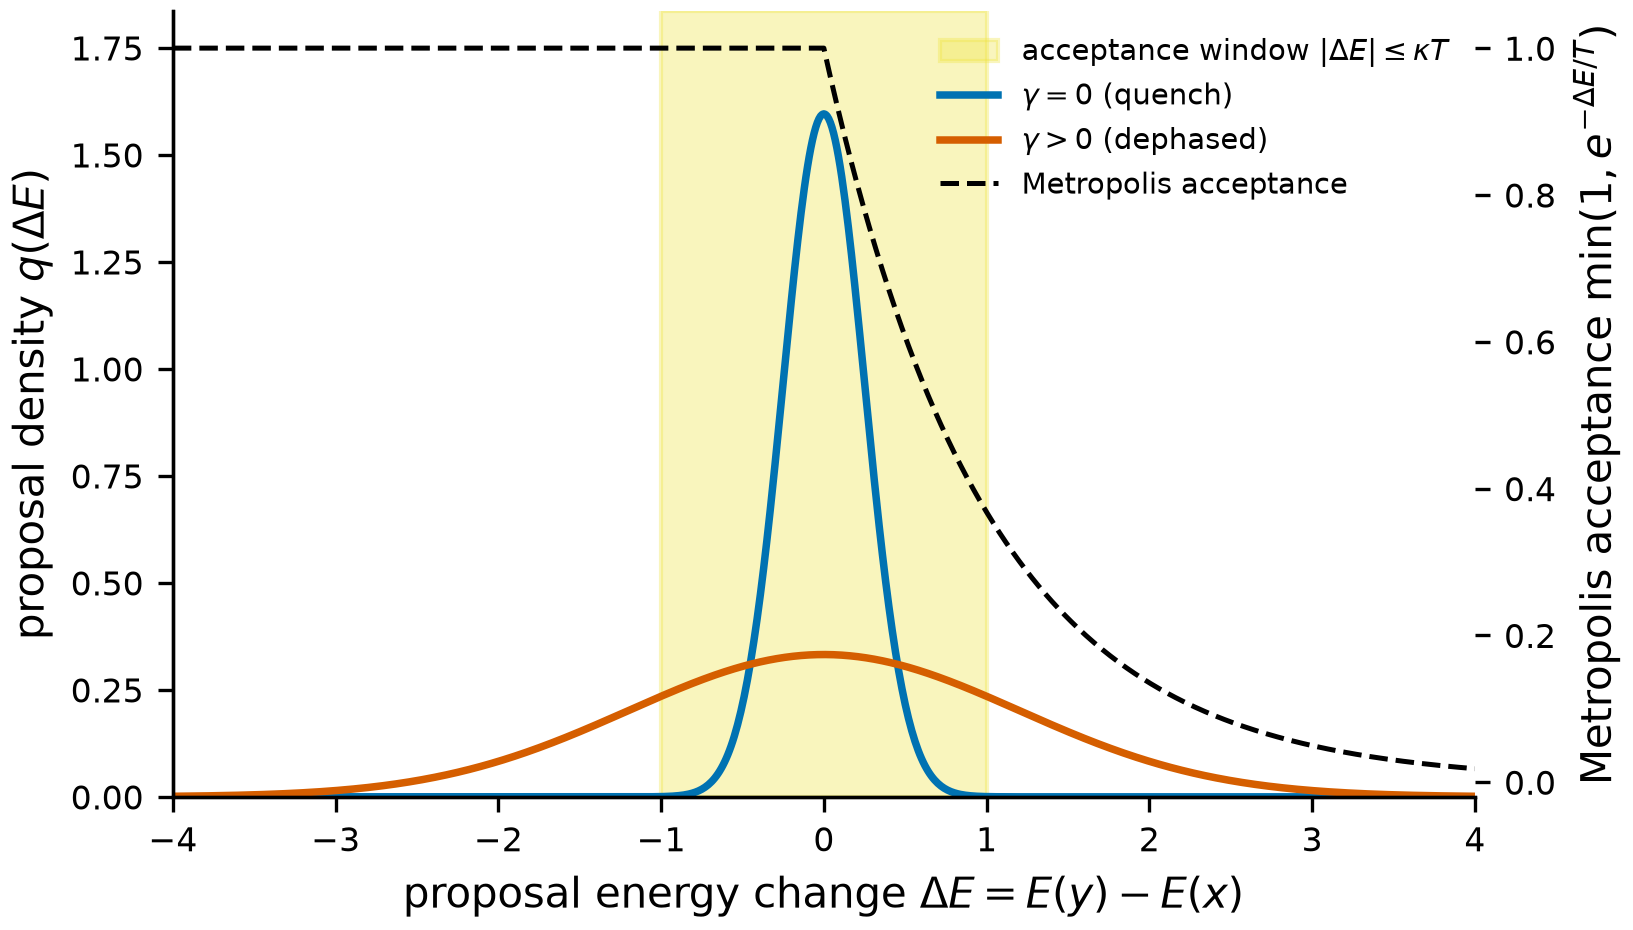

Reproduce this figure in Python.
"""Fig 5 — energy-concentration cartoon (outlook schematic).

Not data. Two schematic proposal-dE densities (narrow coherent quench
versus broadened dephasing) against the Metropolis acceptance window.
Verification is structural only: two curves, window present, labels.

Usage: gvenv/bin/python paper/figures/fig5_energy_concentration.py
"""
from __future__ import annotations

import sys
from pathlib import Path

import numpy as np
from numpy.typing import NDArray

_HERE = Path(__file__).resolve().parent
if str(_HERE) not in sys.path:
    sys.path.insert(0, str(_HERE))

from _style import (  # noqa: E402
    OKABE_ITO,
    apply_style,
    savefig_pair,
    verify_or_die,
)

OUT_STEM = _HERE / "fig5_energy_concentration"

# Schematic scales (mixer-energy units). Not fitted to any experiment.
TEMPERATURE = 1.0
WINDOW_KAPPA = 1.0
SIGMA_COHERENT = 0.25
SIGMA_DEPHASED = 1.20
X_MIN = -4.0
X_MAX = 4.0
N_GRID = 801


def gaussian_density(x: NDArray[np.float64], sigma: float) -> NDArray[np.float64]:
    """Return a normalized Gaussian density on ``x`` with mean 0.

    Parameters
    ----------
    x
        Abscissa grid.
    sigma
        Standard deviation. Must be positive and finite.
    """
    if not np.isfinite(sigma) or sigma <= 0.0:
        raise ValueError("sigma must be a positive finite float, got " + repr(sigma))
    if x.size == 0:
        raise ValueError("x must be a non-empty grid")
    norm = 1.0 / (sigma * np.sqrt(2.0 * np.pi))
    return np.asarray(norm * np.exp(-0.5 * (x / sigma) ** 2), dtype=np.float64)


def metropolis_acceptance(delta_e: NDArray[np.float64], temperature: float) -> NDArray[np.float64]:
    """Return ``min(1, exp(-dE / T))`` on the energy-change grid.

    Parameters
    ----------
    delta_e
        Proposal energy change E(y) - E(x).
    temperature
        Target temperature. Must be positive and finite.
    """
    if not np.isfinite(temperature) or temperature <= 0.0:
        raise ValueError(
            "temperature must be a positive finite float, got " + repr(temperature)
        )
    raw = np.exp(-delta_e / temperature)
    return np.asarray(np.minimum(1.0, raw), dtype=np.float64)


def structural_checks(
    x: NDArray[np.float64],
    rho_coherent: NDArray[np.float64],
    rho_dephased: NDArray[np.float64],
    acceptance: NDArray[np.float64],
    window_half: float,
    xlabel: str,
    ylabel: str,
    legend_labels: tuple[str, str, str],
) -> list[tuple[str, bool, str]]:
    """Build the verify-then-save checklist for this cartoon.

    Parameters
    ----------
    x, rho_coherent, rho_dephased, acceptance
        Plotted arrays.
    window_half
        Half-width of the shaded Metropolis window, ``kappa * T``.
    xlabel, ylabel
        Axis labels that will be written on the figure.
    legend_labels
        The three legend strings (coherent, dephased, acceptance).
    """
    two_curves = (
        rho_coherent.shape == x.shape
        and rho_dephased.shape == x.shape
        and np.all(np.isfinite(rho_coherent))
        and np.all(np.isfinite(rho_dephased))
    )
    acc_ok = (
        acceptance.shape == x.shape
        and np.all(np.isfinite(acceptance))
        and float(np.min(acceptance)) >= 0.0
        and float(np.max(acceptance)) <= 1.0 + 1e-12
    )
    # Coherent proposal must be the narrower of the two Gaussians.
    narrower = SIGMA_COHERENT < SIGMA_DEPHASED
    window_ok = np.isfinite(window_half) and window_half > 0.0
    labels_ok = (
        "Delta" in xlabel or r"\Delta" in xlabel
    ) and len(ylabel) > 0
    legend_ok = (
        "0" in legend_labels[0]
        and (">" in legend_labels[1] or "gamma" in legend_labels[1])
        and "accept" in legend_labels[2].lower()
    )
    return [
        ("two density curves", two_curves, "coherent and dephased densities on shared grid"),
        (
            "coherent is narrower",
            narrower,
            "sigma0=" + str(SIGMA_COHERENT) + " < sigma_g=" + str(SIGMA_DEPHASED),
        ),
        ("acceptance in [0, 1]", acc_ok, "Metropolis min(1, exp(-dE/T)) present"),
        ("window present", window_ok, "half-width kappa T = " + str(window_half)),
        ("axis labels", labels_ok, "xlabel=" + xlabel + "; ylabel=" + ylabel),
        ("legend names gamma and accept", legend_ok, " / ".join(legend_labels)),
    ]


def main() -> None:
    """Draw the outlook cartoon and refuse to save if structure is missing."""
    apply_style()

    x = np.linspace(X_MIN, X_MAX, N_GRID, dtype=np.float64)
    rho0 = gaussian_density(x, SIGMA_COHERENT)
    rhog = gaussian_density(x, SIGMA_DEPHASED)
    acc = metropolis_acceptance(x, TEMPERATURE)
    window_half = WINDOW_KAPPA * TEMPERATURE

    xlabel = r"proposal energy change $\Delta E = E(y)-E(x)$"
    ylabel = r"proposal density $q(\Delta E)$"
    legend = (
        r"$\gamma=0$ (quench)",
        r"$\gamma>0$ (dephased)",
        "Metropolis acceptance",
    )
    verify_or_die(
        structural_checks(x, rho0, rhog, acc, window_half, xlabel, ylabel, legend)
    )

    import matplotlib.pyplot as plt

    fig, ax = plt.subplots(figsize=(5.6, 3.4))
    ax.axvspan(
        -window_half,
        window_half,
        color=OKABE_ITO["yellow"],
        alpha=0.35,
        zorder=0,
        label=r"acceptance window $|\Delta E|\leq \kappa T$",
    )
    ax.plot(x, rho0, color=OKABE_ITO["blue"], lw=1.8, label=legend[0], zorder=2)
    ax.plot(x, rhog, color=OKABE_ITO["vermillion"], lw=1.8, label=legend[1], zorder=2)
    ax.set_xlabel(xlabel)
    ax.set_ylabel(ylabel)
    ax.set_xlim(X_MIN, X_MAX)
    ax.set_ylim(0.0, float(np.max(rho0)) * 1.15)

    ax_acc = ax.twinx()
    ax_acc.plot(
        x,
        acc,
        color=OKABE_ITO["black"],
        lw=1.2,
        ls="--",
        label=legend[2],
        zorder=1,
    )
    ax_acc.set_ylabel(r"Metropolis acceptance $\min(1,e^{-\Delta E/T})$")
    ax_acc.set_ylim(-0.02, 1.05)
    ax_acc.spines["top"].set_visible(False)

    # Combine legends from both axes so the caption's three objects appear.
    handles, labels = ax.get_legend_handles_labels()
    handles_acc, labels_acc = ax_acc.get_legend_handles_labels()
    ax.legend(
        handles + handles_acc,
        labels + labels_acc,
        frameon=False,
        loc="upper right",
        fontsize=7,
    )

    savefig_pair(fig, OUT_STEM)
    plt.close(fig)


if __name__ == "__main__":
    main()
